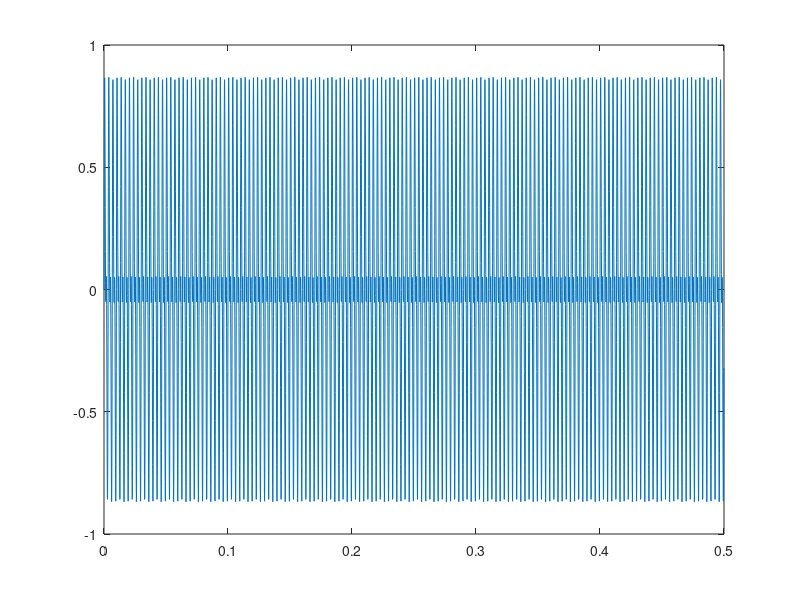

The MATLAB script that drew this image: (Note: this script raises an error after producing the figure.)
%% ELE 3613 Signals and Systems - Project
% Audio Noise Reduction System
%
% Method A: moving average filter (movmean, from Lab 2)
% Method B: lowpass, bandpass and bandstop filters (from Lab 5)
% Results are checked with time plots, FFT spectra (Labs 5, 7, 8)
% and with the SNR / MSE compared to the clean signal.
%
% Needs the Signal Processing Toolbox (lowpass, bandpass, bandstop, freqz)

clc; clear; close all;

%% Step 1: make the audio signal
fs = 8000;                    % sampling frequency (Hz)
t  = 0:1/fs:0.5-1/fs;         % 0.5 s long -> 4000 samples
x  = 0.6*sin(2*pi*300*t) + 0.4*sin(2*pi*600*t);   % our "clean audio", two tones 300 Hz and 600 Hz

% if you want to try a real recording instead, comment the 3 lines above and use:
% [x,fs] = audioread('speech.wav');  x = x(:,1).';  t = (0:length(x)-1)/fs;

figure
plot(t, x)

%% Step 2: add noise to it
rng(1)                              % so we get the same noise every time we run
wn   = 0.2*randn(size(x));          % white noise (all frequencies)
whis = 0.3*sin(2*pi*1500*t);        % a "whistle" at 1500 Hz (narrowband noise)
xn   = x + wn + whis;               % noisy signal

%% Step 3: Method A - moving average (Lab 2)
y3 = movmean(xn, 3);      % 3 point average
y7 = movmean(xn, 7);      % 7 point average

%% Step 4: Method B - lowpass / bandpass / bandstop (Lab 5)
ylp = lowpass(xn, 1000, fs);            % keeps everything below 1000 Hz
ybp = bandpass(xn, [200 700], fs);      % keeps 200-700 Hz, both tones are inside
ybs = bandstop(xn, [1450 1550], fs);    % only removes the 1500 Hz whistle

% same as Lab 5, calling without output shows the before/after plots
figure, lowpass(xn, 1000, fs)
figure, bandpass(xn, [200 700], fs)
figure, bandstop(xn, [1450 1550], fs)

% frequency response of the moving average (to compare, like Lab 10)
[H3, f3] = freqz(ones(1,3)/3, 1, 1024, fs);
[H7, f7] = freqz(ones(1,7)/7, 1, 1024, fs);
figure
plot(f3, abs(H3), f7, abs(H7)), grid on
legend('3-point MA', '7-point MA')
xlabel('Frequency in Hz'), ylabel('|H(f)|')
title('Frequency response of the moving average filters')

%% Step 5: time domain plots
idx = t <= 0.02;     % only show first 20 ms otherwise you cant see anything

figure
subplot(4,2,1), plot(t(idx), x(idx)),   grid on, title('Clean signal')
subplot(4,2,2), plot(t(idx), xn(idx)),  grid on, title('Noisy signal')
subplot(4,2,3), plot(t(idx), y3(idx)),  grid on, title('Moving average, 3 points')
subplot(4,2,4), plot(t(idx), y7(idx)),  grid on, title('Moving average, 7 points')
subplot(4,2,5), plot(t(idx), ylp(idx)), grid on, title('lowpass, 1000 Hz')
subplot(4,2,6), plot(t(idx), ybp(idx)), grid on, title('bandpass, 200 to 700 Hz')
subplot(4,2,7), plot(t(idx), ybs(idx)), grid on, title('bandstop, 1450 to 1550 Hz'), xlabel('Time in s')

% best MA and best filter on top of the clean signal
figure
plot(t(idx), xn(idx), 'Color', [0.8 0.8 0.8]), hold on
plot(t(idx), x(idx), 'k--', t(idx), y7(idx), 'r', t(idx), ybp(idx), 'b')
grid on
legend('Noisy', 'Clean', 'Moving average 7', 'bandpass')
xlabel('Time in s'), title('Comparison in time domain')

%% Step 6: frequency domain (FFT)
N = 2^nextpow2(length(x));     % FFT length = 4096
f = (-N/2:N/2-1)*fs/N;         % frequency axis in Hz

sig    = {x, xn, y7, ylp, ybp, ybs};
titles = {'Clean', 'Noisy', 'Moving average, 7 points', 'lowpass', 'bandpass', 'bandstop'};

figure
for k = 1:6
    X = fftshift(fft(sig{k}, N)) / length(sig{k});   % centred + scaled spectrum
    subplot(3,2,k)
    plot(f, abs(X)), grid on
    xlim([-2000 2000]), ylim([0 0.4])
    title(titles{k})
end
xlabel('Frequency in Hz')

%% Step 7: compare the methods using SNR and MSE
% SNR = 10log10( signal power / error power ), error = output - clean
SNRfun = @(c,y) 10*log10(sum(c.^2) / sum((y-c).^2));
MSEfun = @(c,y) mean((y-c).^2);

Names = {'Noisy input'; 'MA 3-point'; 'MA 7-point'; 'lowpass'; 'bandpass'; 'bandstop'};
Y = {xn; y3; y7; ylp; ybp; ybs};

SNR = zeros(6,1);
MSE = zeros(6,1);
for k = 1:6
    SNR(k) = SNRfun(x, Y{k});
    MSE(k) = MSEfun(x, Y{k});
end
Improvement = SNR - SNR(1);      % how many dB better than the noisy input

results = table(Names, SNR, MSE, Improvement)

%% Step 8: what happens if we change the MA length
M = [3 5 7 9 11 15 21];
S = zeros(size(M));
for k = 1:length(M)
    S(k) = SNRfun(x, movmean(xn, M(k)));
end

figure
plot(M, S, '-o'), grid on
xlabel('Number of points M'), ylabel('Output SNR in dB')
title('SNR versus moving average length')

%% Step 9: listen to it (optional)
% uncomment to hear noisy vs filtered
% sound(xn, fs);  pause(1);
% sound(ybp, fs);
